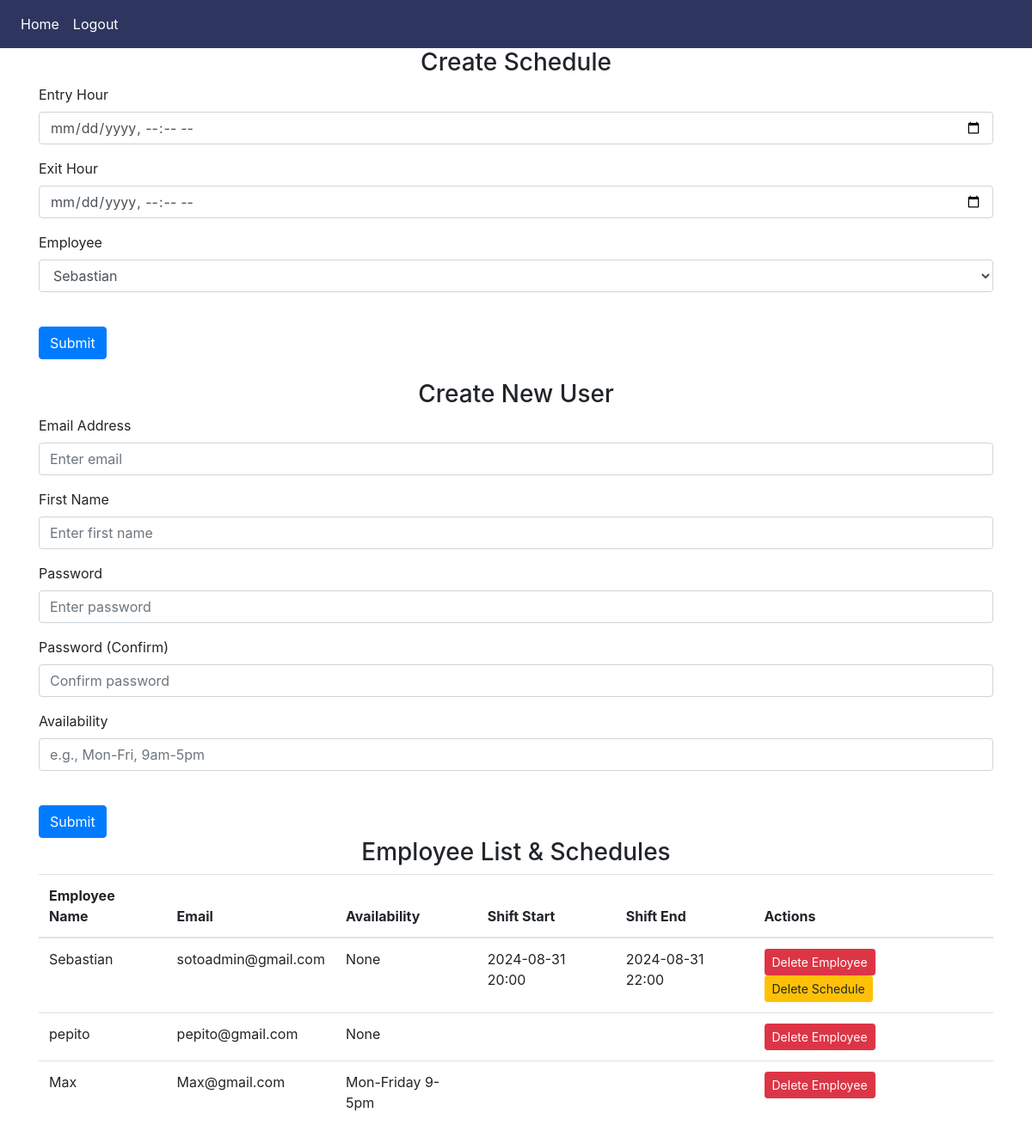
/admin/admin (signed in), run on an earlier commit of the app's database.
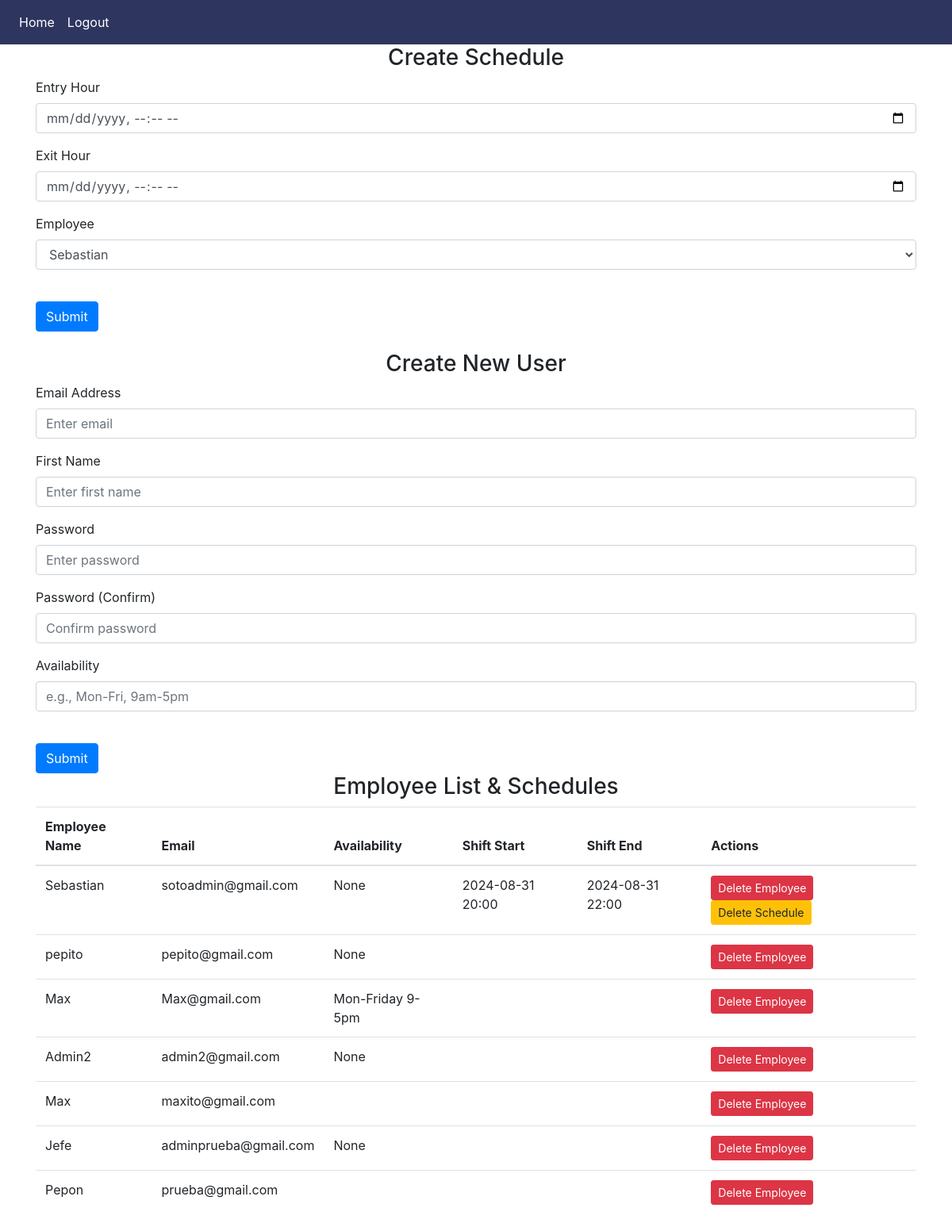
And on a later commit of the database.
### website/models.py (models this page shows)
class User(db.Model, UserMixin):
    id = db.Column(db.Integer, primary_key=True)
    email = db.Column(db.String(150), unique=True)
    password = db.Column(db.String(150))
    first_name = db.Column(db.String(150))
    is_admin = db.Column(db.Boolean, default=False)
    availability = db.Column(db.String(500))
    schedules = db.relationship('Schedule', foreign_keys='Schedule.employee_id', backref='employee', cascade='all, delete-orphan')
    created_schedules = db.relationship('Schedule', foreign_keys='Schedule.created_by', backref='creator', cascade='all, delete-orphan')
    vacation_hours = db.relationship('VacationHours', foreign_keys='VacationHours.employee_id', backref='employee', cascade='all, delete-orphan')
    created_vacation_hours = db.relationship('VacationHours', foreign_keys='VacationHours.created_by', backref='creator', cascade='all, delete-orphan')

class Schedule(db.Model):
    id = db.Column(db.Integer, primary_key=True)
    employee_id = db.Column(db.Integer, db.ForeignKey('user.id')) # Employee associated with the schedule
    shift_start = db.Column(db.DateTime)
    shift_end = db.Column(db.DateTime)
    created_by = db.Column(db.Integer, db.ForeignKey('user.id')) # User who created the schedule

### website/admin.py (the view)
@admin.route('/admin', methods=['GET', 'POST'])
@login_required
def admin_panel():
    if not current_user.is_admin:
        return redirect(url_for('home'))
    employees = User.query.all()
    schedules = Schedule.query.all()
    return render_template('admin_panel.html', employees=employees, schedules=schedules, user=current_user)

### website/__init__.py (called while the page is built)
def create_app():
    app = Flask(__name__)
    app.config['SECRET_KEY'] = os.getenv('SECRET_KEY')
    app.config['SQLALCHEMY_DATABASE_URI'] = f'sqlite:///{DB_NAME}'
    db.init_app(app)
    migrate.init_app(app, db)
    from .admin import admin
    from .auth import auth
    from .views import views
    app.register_blueprint(views, url_prefix='/')
    app.register_blueprint(admin, url_prefix='/admin')
    app.register_blueprint(auth, url_prefix='/auth')
    from .models import User, Schedule, VacationHours
    with app.app_context():
        db.create_all()
    login_manager = LoginManager()
    login_manager.login_view = 'auth.login'
    login_manager.init_app(app)
    @login_manager.user_loader
    def load_user(id):
        return User.query.get(int(id))
    @app.before_request
    def before_request():
        g.user = current_user
    create_database(app)
    return app

### website/templates/admin_panel.html (shortened to what this page needs)
{% extends "base.html" %}
{% block content %}
    <form method="POST" action="{{ url_for('admin.create_schedule') }}">
        <h3 align="center">Create Schedule</h3>
        <div class="form-group">
            <label for="shift_start">Entry Hour</label>
            <input type="datetime-local" class="form-control" id="shift_start" name="shift_start" required>
        </div>
        <div class="form-group">
            <label for="shift_end">Exit Hour</label>
            <input type="datetime-local" class="form-control" id="shift_end" name="shift_end" required>
        </div>
        <div class="form-group">
            <label for="employee_id">Employee</label>
            <select class="form-control" id="employee_id" name="employee_id" required>
                {% for employee in employees %}
                    <option value="{{ employee.id }}">{{ employee.first_name }}</option>
                {% endfor %}
            </select>
        </div>
        <br />
        <button type="submit" class="btn btn-primary">Submit</button>
    </form>
    <br />
    <form method="POST" action="{{ url_for('admin.create_user') }}">
        <h3 align="center">Create New User</h3>
        <div class="form-group">
            <label for="email">Email Address</label>
            <input type="email" class="form-control" id="email" name="email" placeholder="Enter email" required>
        </div>
        <div class="form-group">
            <label for="first_name">First Name</label>
            <input type="text" class="form-control" id="first_name" name="first_name" placeholder="Enter first name" required>
        </div>
        <div class="form-group">
            <label for="password">Password</label>
            <input type="password" class="form-control" id="password" name="password" placeholder="Enter password" required>
        </div>
        <div class="form-group">
            <label for="password_confirm">Password (Confirm)</label>
            <input type="password" class="form-control" id="password_confirm" name="password_confirm" placeholder="Confirm password" required>
        </div>
        <div class="form-group">
            <label for="availability">Availability</label>
            <input type="text" class="form-control" id="availability" name="availability" placeholder="e.g., Mon-Fri, 9am-5pm">
        </div>
        <br />
        <button type="submit" class="btn btn-primary">Submit</button>
    </form>
    <h3 align="center">Employee List & Schedules</h3>
    <table class="table">
        <thead>
            <tr>
                <th>Employee Name</th>
                <th>Email</th>
                <th>Availability</th>
                <th>Shift Start</th>
                <th>Shift End</th>
                <th>Actions</th>
            </tr>
        </thead>
        <tbody>
            {% for employee in employees %}
            <tr>
                <td>{{ employee.first_name }}</td>
                <td>{{ employee.email }}</td>
                <td>{{ employee.availability }}</td>
                <td>
                    {% for schedule in schedules if schedule.employee_id == employee.id %}
                        {{ schedule.shift_start.strftime('%Y-%m-%d %H:%M') }}<br>
                    {% endfor %}
                </td>
                <td>
                    {% for schedule in schedules if schedule.employee_id == employee.id %}
                        {{ schedule.shift_end.strftime('%Y-%m-%d %H:%M') }}<br>
                    {% endfor %}
                </td>
                <td>
                    <form method="POST" action="{{ url_for('admin.delete_employee', id=employee.id) }}" style="display:inline;">
                        <button type="submit" class="btn btn-danger btn-sm">Delete Employee</button>
                    </form>
                    {% for schedule in schedules if schedule.employee_id == employee.id %}
                    <form method="POST" action="{{ url_for('admin.delete_schedule', id=schedule.id) }}" style="display:inline;">
                        <button type="submit" class="btn btn-warning btn-sm">Delete Schedule</button>
                    </form>
                    {% endfor %}
                </td>
            </tr>
            {% endfor %}
        </tbody>
    </table>
{% endblock %}

### website/templates/base.html (shortened to what this page needs)
<!DOCTYPE html>
<html>
    <head>
        <link
        rel="stylesheet"
        href="https://stackpath.bootstrapcdn.com/bootstrap/4.4.1/css/bootstrap.min.css"
      />
      <link
        rel="stylesheet"
        href="https://stackpath.bootstrapcdn.com/font-awesome/4.7.0/css/font-awesome.min.css"
      />
    </head>
    <body style="background-color: #ffffff;">
        <nav class="navbar navbar-expand-lg" style="background-color: #2e355f;">
            <div class="collapse navbar-collapse" id="navbar">
                <div class="navbar-nav">
                  {% if g.user.is_authenticated %}
                    <a class="nav-item nav-link text-white" id="home" href="{{ url_for('views.home')}}">Home</a>
                    <a class="nav-item nav-link text-white" id="logout" href="{{ url_for('auth.logout')}}">Logout</a>
                    {% else %}
                    <a class="nav-item nav-link text-white" id="login" href="{{ url_for('auth.login')}}">Login</a>
                    <a class="nav-item nav-link text-white" id="adminSignUp" href="{{ url_for('auth.admin_sign_up')}}">Admin Sign Up</a>
                    {% endif %}
                </div>
            </div>
        </nav>
        <div class="container">
        {% block content%}
        {% endblock%}
        </div>
    </body>
</html>

What changed in the data, as far as the page shows it:
added User: first_name "Admin2", email "admin2@gmail.com", availability "None"
added User: first_name "Max", email "maxito@gmail.com"
added User: first_name "Jefe", email "adminprueba@gmail.com", availability "None"
added User: first_name "Pepon", email "prueba@gmail.com"
